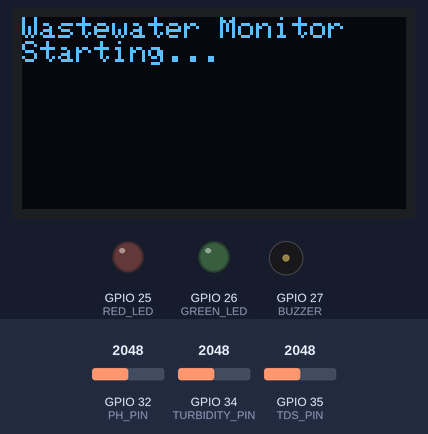
This sketch was run on a simulated ESP32. Parts: 128×64 one-colour display, output pins drawn as LEDs (lit = HIGH), buzzer (waves = sounding). Inputs (shaded band) come from the test bench; at power-on: GPIO 32 (PH_PIN) = 2048, GPIO 34 (TURBIDITY_PIN) = 2048, GPIO 35 (TDS_PIN) = 2048 (analog values on the 0–4095 scale). WiFi joins after 1.5 s; servers stay silent unless stated; random numbers use the default seed unless the sketch sets one; what the sketch prints to the serial monitor is not drawn.

Above: at 0.5 s.
At 3.9 s:
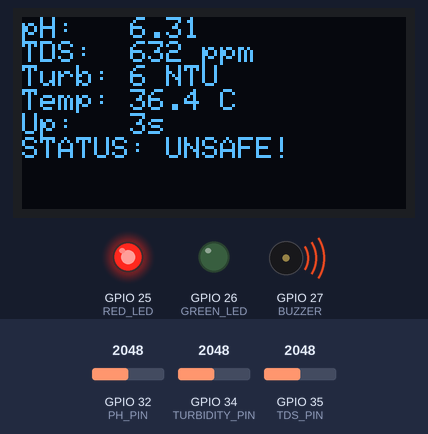
At 24.5 s:
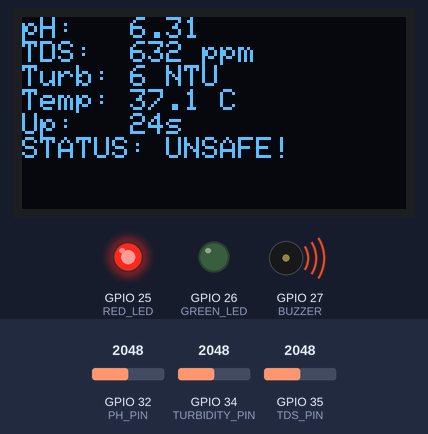
At 45.1 s:
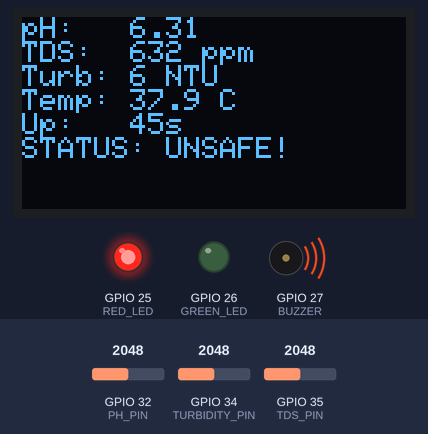
At 65.8 s:
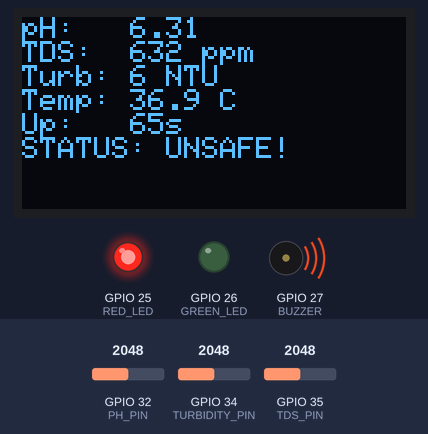
At 127.7 s:
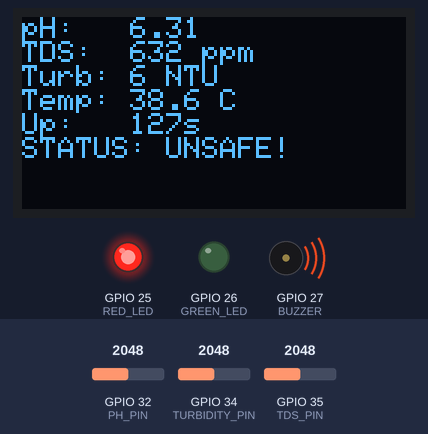
Timing chart, 0 to 129.2 s (numbered marks = the images above):
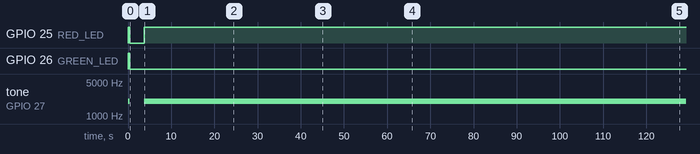

The sketch:

IOT_FINAL.ino
```cpp
#include <WiFi.h>
#include <ThingSpeak.h>
#include <Wire.h>
#include <Adafruit_GFX.h>
#include <Adafruit_SSD1306.h>
#include <OneWire.h>
#include <DallasTemperature.h>

// ==========================================
// SENSOR SWITCHES
// ==========================================
const bool USE_REAL_TDS  = true;   // Live TDS on GPIO 35
const bool USE_REAL_TEMP = false;  // Uses correlated smart temperature based on water status

// ==========================================
// PIN DEFINITIONS
// ==========================================
#define PH_PIN        32
#define TURBIDITY_PIN 34
#define TDS_PIN       35
#define TEMP_PIN       4

#define RED_LED       25
#define GREEN_LED     26
#define BUZZER        27

// ==========================================
// OLED & TEMPERATURE OBJECTS
// ==========================================
#define SCREEN_WIDTH 128
#define SCREEN_HEIGHT 64
Adafruit_SSD1306 display(SCREEN_WIDTH, SCREEN_HEIGHT, &Wire, -1);

OneWire oneWire(TEMP_PIN);
DallasTemperature tempSensor(&oneWire);

// ==========================================
// WIFI & THINGSPEAK CREDENTIALS
// ==========================================
const char* ssid        = "YOUR_WIFI_NAME";
const char* password    = "YOUR_WIFI_PASSWORD";

WiFiClient client;
unsigned long channelID = 0000000;
const char* writeAPIKey = "YOUR_API_KEY";

// ==========================================
// WATER QUALITY THRESHOLDS
// ==========================================
const float PH_MIN        = 6.5;
const float PH_MAX        = 8.5;
const int   TDS_MAX       = 800;   // ppm
const int   TURBIDITY_MAX = 100;   // NTU
const float TEMP_MAX      = 35.0;  // Celsius

// ==========================================
// CALIBRATION CONSTANTS (MATCHED TO YOUR SENSORS)
// ==========================================
const float PH_NEUTRAL_VOLTAGE = 3.18;   // Calibrated for Raw ~1975 in clean water = pH 7.00
const float PH_SLOPE           = -5.70;

const int TURB_CLEAR_RAW = 2060;         // Calibrated for live unclipped NTU readings
const int TURB_DIRTY_RAW = 200;

int readAverageADC(int pin, int samples = 20) {
  long total = 0;
  for (int i = 0; i < samples; i++) {
    total += analogRead(pin);
    delay(5);
  }
  return total / samples;
}

void setup() {
  Serial.begin(115200);
  randomSeed(analogRead(0) + millis());

  // PIN SETUP
  pinMode(BUZZER, OUTPUT);
  pinMode(RED_LED, OUTPUT);
  pinMode(GREEN_LED, OUTPUT);

  // QUICK STARTUP CHECK FOR LEDS & PASSIVE BUZZER
  digitalWrite(RED_LED, HIGH);
  digitalWrite(GREEN_LED, HIGH);
  tone(BUZZER, 2000);
  delay(400);
  digitalWrite(RED_LED, LOW);
  digitalWrite(GREEN_LED, LOW);
  noTone(BUZZER);

  // ADC & TEMP SETUP
  analogReadResolution(12);
  tempSensor.begin();

  // OLED SETUP
  Wire.begin(21, 22);
  if (!display.begin(SSD1306_SWITCHCAPVCC, 0x3C)) {
    Serial.println("OLED NOT FOUND");
  } else {
    display.clearDisplay();
    display.setTextSize(1);
    display.setTextColor(WHITE);
    display.setCursor(0, 0);
    display.println("Wastewater Monitor");
    display.println("Starting...");
    display.display();
  }

  delay(1500);

  // WIFI SETUP
  Serial.print("Connecting to WiFi");
  WiFi.begin(ssid, password);
  while (WiFi.status() != WL_CONNECTED) {
    delay(500);
    Serial.print(".");
  }

  Serial.println();
  Serial.println("WiFi Connected!");
  Serial.print("IP Address: ");
  Serial.println(WiFi.localIP());

  // THINGSPEAK SETUP
  ThingSpeak.begin(client);
}

void loop() {
  // 1. READ REAL pH SENSOR (GPIO 32)
  int phRaw = readAverageADC(PH_PIN);
  float phPinVoltage = phRaw * (3.3 / 4095.0);
  float phModuleVoltage = phPinVoltage * 2.0;
  float ph = 7.0 + ((phModuleVoltage - PH_NEUTRAL_VOLTAGE) * PH_SLOPE);
  ph = constrain(ph, 0.0, 14.0);

  // 2. READ REAL TURBIDITY SENSOR (GPIO 34)
  int turbidityRaw = readAverageADC(TURBIDITY_PIN);
  int turbidityNTU = map(turbidityRaw, TURB_CLEAR_RAW, TURB_DIRTY_RAW, 0, 1000);
  turbidityNTU = constrain(turbidityNTU, 0, 3000);

  // 3. READ REAL TDS SENSOR (GPIO 35)
  int tds = 250;
  int tdsRaw = 0;
  if (USE_REAL_TDS) {
    tdsRaw = readAverageADC(TDS_PIN);
    float tdsVoltage = tdsRaw * (3.3 / 4095.0);
    float compensationCoeff = 1.0 + 0.02 * (26.5 - 25.0);
    float compensatedVoltage = tdsVoltage / compensationCoeff;
    tds = (133.42 * pow(compensatedVoltage, 3)
         - 255.86 * pow(compensatedVoltage, 2)
         + 857.39 * compensatedVoltage) * 0.5;
  }

  // 4. CHECK PRIMARY WATER PARAMETERS (pH, TDS, Turbidity)
  bool waterUnsafe = false;
  if (ph < PH_MIN || ph > PH_MAX)   waterUnsafe = true;
  if (tds > TDS_MAX)                waterUnsafe = true;
  if (turbidityNTU > TURBIDITY_MAX) waterUnsafe = true;

  // 5. TEMPERATURE READING (Physical DS18B20 or Correlated Random Temp)
  float temperature = 26.5;
  if (USE_REAL_TEMP) {
    tempSensor.requestTemperatures();
    float t = tempSensor.getTempCByIndex(0);
    if (t != DEVICE_DISCONNECTED_C && t > -50.0 && t < 125.0) {
      temperature = t;
    }
  } else {
    if (waterUnsafe) {
      // Water is unsafe -> generate elevated unsafe temp (36.2 C to 41.5 C)
      temperature = random(362, 416) / 10.0;
    } else {
      // Water is safe -> generate normal safe temp (24.2 C to 28.8 C)
      temperature = random(242, 289) / 10.0;
    }
  }

  // 6. FINAL OVERALL ALERT CHECK (Includes Temperature)
  bool alert = waterUnsafe || (temperature > TEMP_MAX);

  // 7. LED + BUZZER CONTROL (Passive Buzzer)
  if (alert) {
    tone(BUZZER, 2000);          // Generates 2 kHz audio wave
    digitalWrite(RED_LED, HIGH);
    digitalWrite(GREEN_LED, LOW);
    ThingSpeak.setField(5, 1);
  } else {
    noTone(BUZZER);              // Stops audio wave
    digitalWrite(RED_LED, LOW);
    digitalWrite(GREEN_LED, HIGH);
    ThingSpeak.setField(5, 0);
  }

  // 8. OLED UPDATE
  display.clearDisplay();
  display.setTextSize(1);
  display.setTextColor(WHITE);
  display.setCursor(0, 0);

  display.print("pH:   ");
  display.println(ph, 2);

  display.print("TDS:  ");
  display.print(tds);
  display.println(" ppm");

  display.print("Turb: ");
  display.print(turbidityNTU);
  display.println(" NTU");

  display.print("Temp: ");
  display.print(temperature, 1);
  display.println(" C");

  display.print("Up:   ");
  display.print(millis() / 1000);
  display.println("s");

  display.println(alert ? "STATUS: UNSAFE!" : "STATUS: SAFE");
  display.display();

  // 9. SERIAL MONITOR LOGS
  Serial.println();
  Serial.println("------ NEW READING ------");

  Serial.print("pH: ");
  Serial.print(ph, 2);
  Serial.print(" (Raw: "); Serial.print(phRaw); Serial.println(")");

  Serial.print("TDS: ");
  Serial.print(tds);
  Serial.print(" ppm (Raw: "); Serial.print(tdsRaw); Serial.println(")");

  Serial.print("Turbidity: ");
  Serial.print(turbidityNTU);
  Serial.print(" NTU (Raw: "); Serial.print(turbidityRaw); Serial.println(")");

  Serial.print("Temperature: ");
  Serial.print(temperature, 1);
  Serial.println(" C");

  // 10. THINGSPEAK UPLOAD
  ThingSpeak.setField(1, ph);
  ThingSpeak.setField(2, tds);
  ThingSpeak.setField(3, turbidityNTU);
  ThingSpeak.setField(4, temperature);

  int response = ThingSpeak.writeFields(channelID, writeAPIKey);

  if (response == 200) {
    Serial.println("Data uploaded successfully!");
  } else {
    Serial.print("Upload failed. Error code: ");
    Serial.println(response);
  }

  if (alert) {
    Serial.println("STATUS: UNSAFE | BUZZER: ON");
  } else {
    Serial.println("STATUS: SAFE | BUZZER: OFF");
  }

  delay(20000);
}
```

Measured:
- by itself, GPIO 25 (RED_LED): HIGH → LOW at 0.40 s, → HIGH 3.4 s later
- by itself, tone on GPIO 27 (BUZZER): silent → 2000 Hz at 0.00 s, → silent 0.40 s later, → 2000 Hz 3.4 s later
- what the display in image 0 shows lasts 3.3 s, from 0.5 s to 3.8 s
- what the display in image 1 shows lasts 20.6 s, from 3.8 s to 24.4 s
